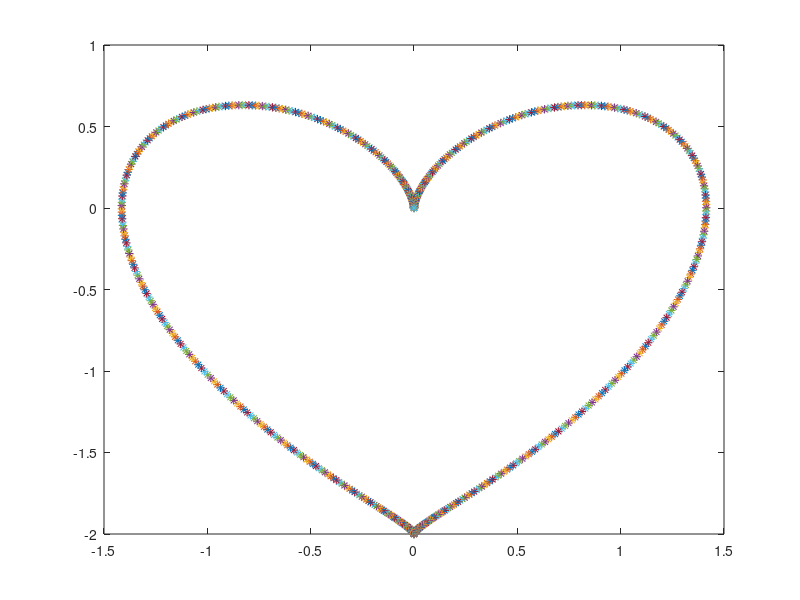

Write the MATLAB code that produced this figure.
x0=0;y0=0;xA=10;yA=10;
l1=3,l2=3,pi=3.1416;xA=10;yA=10;xB=30;yB=30;
axis([-5 5 -5 5]);
for t=0:0.01:2*pi
    x=sqrt(2)*sin(t)^3;
    y=-cos(t)^3-cos(t)^2+2*cos(t);
    c=(x^2+y^2-l1^2-l2^2)/(2*l1*l2);
    s=sqrt(abs(1-c^2));
    d=atan2(s,c);
    C2=x*(l1*cos(d)+l2)+y*(l1*sin(d));
    S2=y*(l2+l1*cos(d))-x*(l1*sin(d));
    t2=atan2(S2,C2);
    C1=(x-l2*cos(t2))/l1
    S1=(y-l2*sin(t2))/l1
    t1=atan2(S1,C1);
    plot(x,y,'*');
    xM=l1*cos(t1);
    yM=l1*sin(t1);
    a=line([x0 xM],[y0 yM],'color','red');
    b=line([xM x],[yM y],'color','blue');
    pause(0.01);
    delete(a)
    delete(b)
    hold on
end